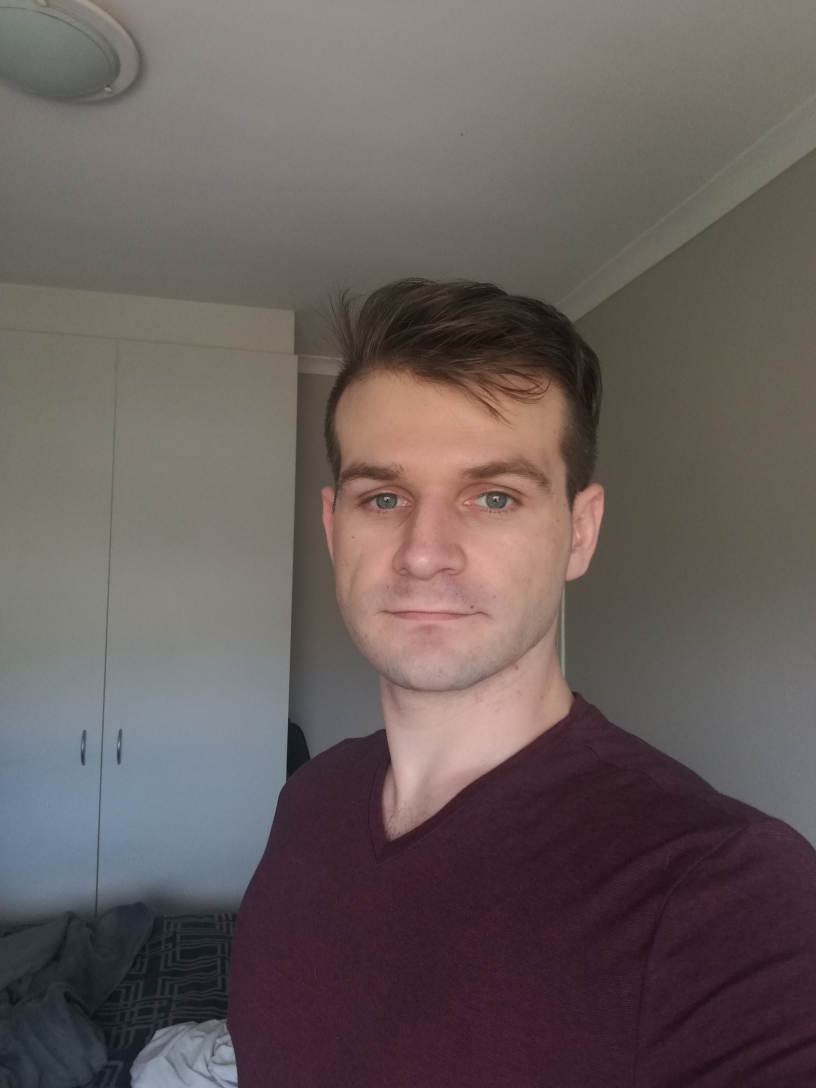
#> input picture openCV/images/meh.jpg, 2448 x 3264 px, found by its file name (shown at 1/3 size)
$ python face_detection.py
#> lines starting #> are read from the running program, lines starting #| are printed output that depends on the picture; after the words box and inside, x2 and y2 are one past the last pixel; in counts of white or black regions, pixels touching at a corner belong together
import cv2


face_cascade = cv2.CascadeClassifier(cv2.data.haarcascades + 'haarcascade_frontalface_default.xml')
eye_cascade = cv2.CascadeClassifier(cv2.data.haarcascades + 'haarcascade_eye.xml')


img = cv2.imread("images/meh.jpg",cv2.IMREAD_GRAYSCALE)
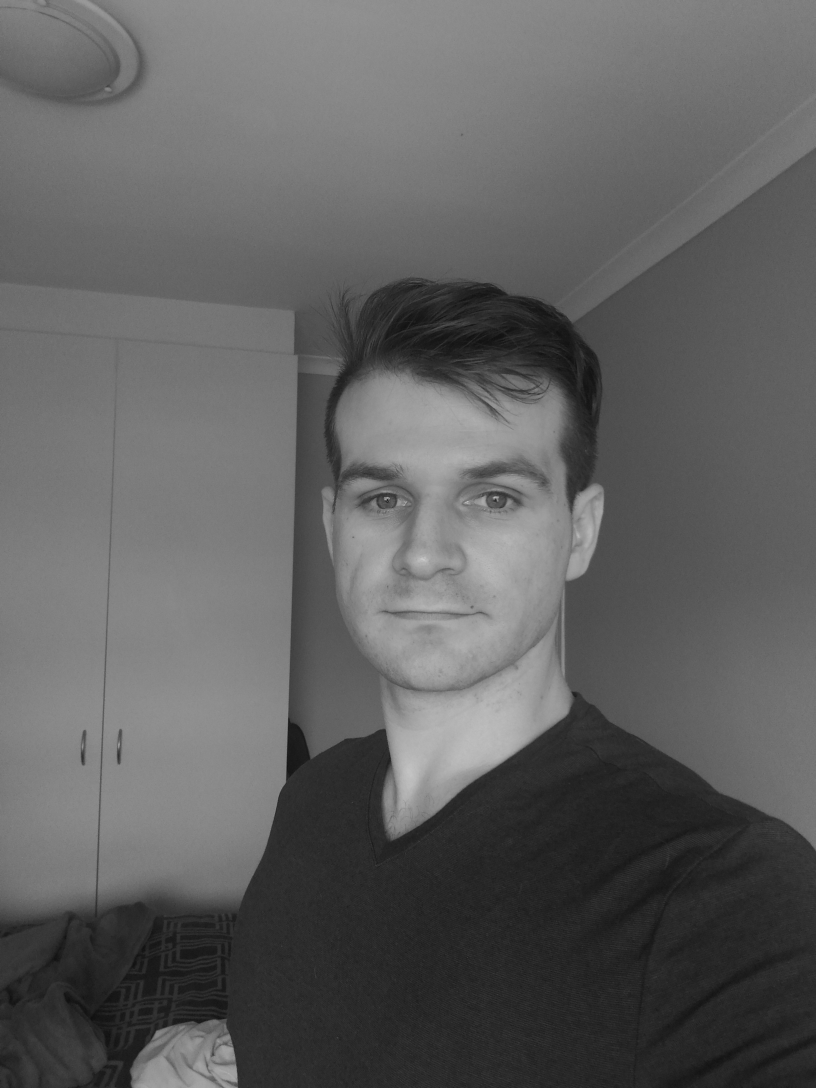
#> img: shape (3264, 2448) (shown at 1/3 size); min 9, max 235, mean 96.1
img = cv2.resize(img,(640,640))
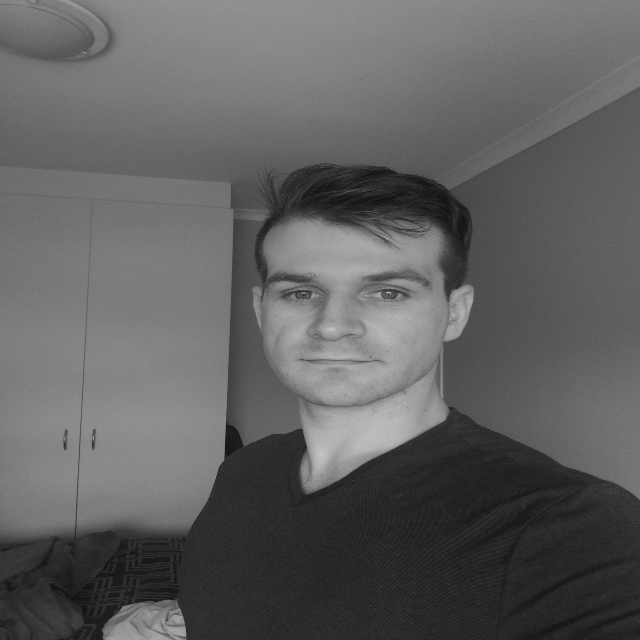
#> img: shape (640, 640); min 14, max 208, mean 96

faces = face_cascade.detectMultiScale(img,1.1,4)
#> faces = [[233, 214, 208, 208]]

for (x,y,w,h) in faces:
    cv2.rectangle(img,(x,y),(x+w,y+h),(255,0,0),2)
    within_face = img[y:y+h, x:x+w]
    within_face_color = img[y:y+h, x:x+w]
    eyes = eye_cascade.detectMultiScale(within_face)
    for (ex,ey,ew,eh) in eyes:
        cv2.rectangle(within_face_color,(ex,ey),(ex+ew,ey+eh),(0,255,0),2)
#> this loop made 1 pass
#> (x, y, w, h, eyes) on pass 1: (233, 214, 208, 208, [[42, 57, 45, 45], [131, 57, 46, 46]])
#> pass 1, `within_face = img[y:y+h, x:x+w]`:
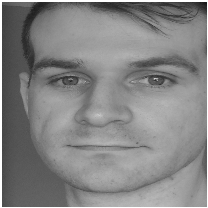
#> within_face: shape (208, 208); min 21, max 255, mean 132.7
#> after the loop:
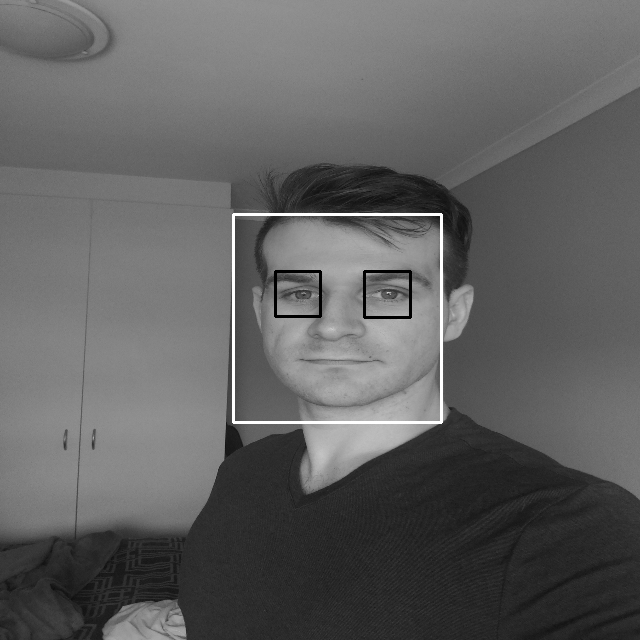
#> img: shape (640, 640); 0.87% of pixels changed, all inside (x1, y1, x2, y2) = (232, 213, 443, 424)
#> after the loop:
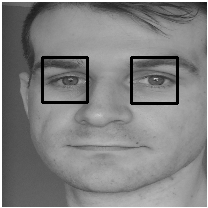
#> within_face: shape (208, 208); 2.51% of pixels changed, all inside (x1, y1, x2, y2) = (41, 56, 179, 105)


cv2.imshow("Output",img)
cv2.waitKey(0)
